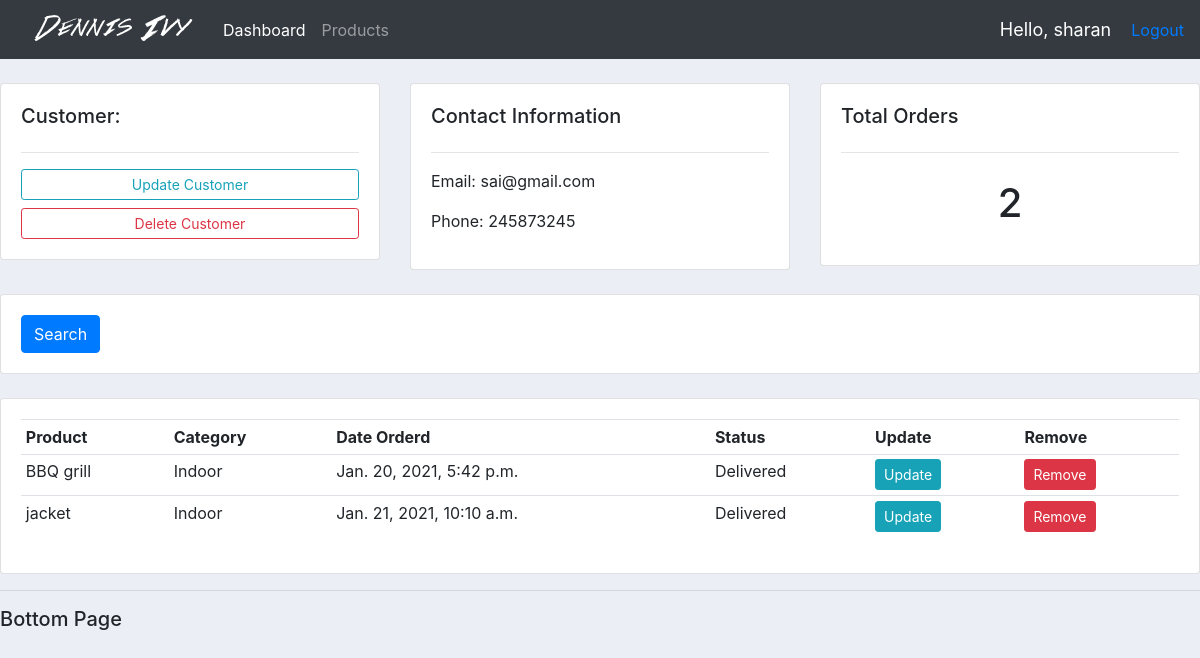
The page /customers/3/ (signed in) on the database its author committed.
### accounts/models.py (models this page shows, shortened)
class Customer(models.Model):
    name = models.CharField(max_length=200, null=True) #(blank=True) raises IntegrityError if blank
    phone = models.CharField(max_length=200,null=True) #(null=True) NULL allowed, but will never be set as NULL
    email = models.CharField(max_length=200,null=True)
    date_created = models.DateTimeField(auto_now_add=True,null=True)

class Order(models.Model):
    STATUS = (('Pending','Pending'),
              ('Out of Delivery','Out of Delivery'),
              ('Delivered','Delivered'),
             )
    customer = models.ForeignKey(Customer,null=True,on_delete=models.SET_NULL)
    product =  models.ForeignKey(Product,null=True,on_delete=models.SET_NULL)
    date_created = models.DateTimeField(auto_now_add=True,null=True)
    status = models.CharField(max_length=200,null=True,choices=STATUS)

class Product(models.Model):
    CATEGORY = (('Indoor','Indoor'),
                ('Outdoor','Outdoor'),
               )
    name = models.CharField(max_length=200, null=True)
    price = models.FloatField(null=True)
    category = models.CharField(max_length=200, null=True,choices=CATEGORY)
    description = models.CharField(max_length=200, null=True ,blank=True)
    data_created = models.DateTimeField(auto_now_add=True,null=True)
    tags = models.ManyToManyField(Tag)
    def __str__(self):
        return self.name

### accounts/views.py (the view)
# urls.py: path('customers/<str:pk_test>/', views.customers, name = 'customers'),
@login_required(login_url='login_page')
def customers(request, pk_test):
     customers = Customer.objects.get(id = pk_test)
     orders = customers.order_set.all()
     orders_count = orders.count()
     context = {'customers':customers,'orders':orders,'orders_count':orders_count}
     return render(request,'accounts/customers.html',context)

### accounts/Templates/accounts/customers.html
{% extends 'accounts/main.html'%}
{% block content %}
<br>
<div class="row">
	<div class="col-md">
		<div class="card card-body">
			<h5>Customer:</h5>
			<hr>
			<a class="btn btn-outline-info  btn-sm btn-block" href="">Update Customer</a>
			<a class="btn btn-outline-danger  btn-sm btn-block" href="">Delete Customer</a>
		</div>
	</div>
	<div class="col-md">
		<div class="card card-body">
			<h5>Contact Information</h5>
			<hr>
			<p>Email: {{customers.email}} </p>
			<p>Phone: {{customers.phone}}</p>
		</div>
	</div>
	<div class="col-md">
		<div class="card card-body">
			<h5>Total Orders</h5>
			<hr>
			<h1 style="text-align: center;padding: 10px">{{orders_count}}</h1>
		</div>
	</div>
</div>
<br>
<div class="row">
	<div class="col">
		<div class="card card-body">
			<form method="get">
		    <button class="btn btn-primary" type="submit">Search</button>
		  </form>
		</div>
	</div>
</div>
<br>
<div class="row">
	<div class="col-md">
		<div class="card card-body">
			<table class="table table-sm">
				<tr>
					<th>Product</th>
					<th>Category</th>
					<th>Date Orderd</th>
					<th>Status</th>
					<th>Update</th>
					<th>Remove</th>
					{%for order in orders%}
					<tr>
						<td>{{order.product}}</td>
						<td>{{order.product.category}}</td>
						<td>{{order.date_created}}</td>
						<td>{{order.status}}</td>
						<td><a class = "btn btn-sm btn-info" href="{% url 'updateorder' order.id %}">Update</a></td>
                        <td><a class = "btn btn-sm btn-danger" href="{% url 'deleteorder' order.id %}">Remove</a></td>
					</tr>
                    {% endfor %}
				</tr>
			</table>
		</div>
	</div>
</div>
{% endblock %}

### accounts/Templates/accounts/navbar.html (shortened to what this page needs)
{%load static%}
<nav class="navbar navbar-expand-lg navbar-dark bg-dark">
    <img src = "{%static '/images/logo.png'%}">
    <div class="collapse navbar-collapse" id="navbarNav">
      <ul class="navbar-nav">
        <li class="nav-item active">
          <a class="nav-link" href="{% url 'home' %}">Dashboard</a>
        </li>
        <li class="nav-item">
          <a class="nav-link" href="{% url 'products' %}">Products</a>
        </li>
      </ul>
    </div>
    <span class="hello-msg">Hello, {{request.user}}</span>
  <span><a href = "{% url 'logout_page' %}">Logout</a></span>
  </nav>

### static/css/main.css (style rules this page uses)
body { background-color: #ebeff5; }

### accounts/Templates/accounts/navbar.html (style rules this page uses)
.hello-msg { font-size: 18px; color: #fff; margin-right: 20px; }

### rows shown on the page
Customer: email "sai@gmail.com", phone "245873245"
Order: product "BBQ grill", product.category "Indoor", date_created "Jan. 20, 2021, 5:42 p.m.", status "Delivered"
Order: product "jacket", product.category "Indoor", date_created "Jan. 21, 2021, 10:10 a.m.", status "Delivered"

### other values the page prints
{{ request.user }} "sharan"
{{ orders_count }} "2"
